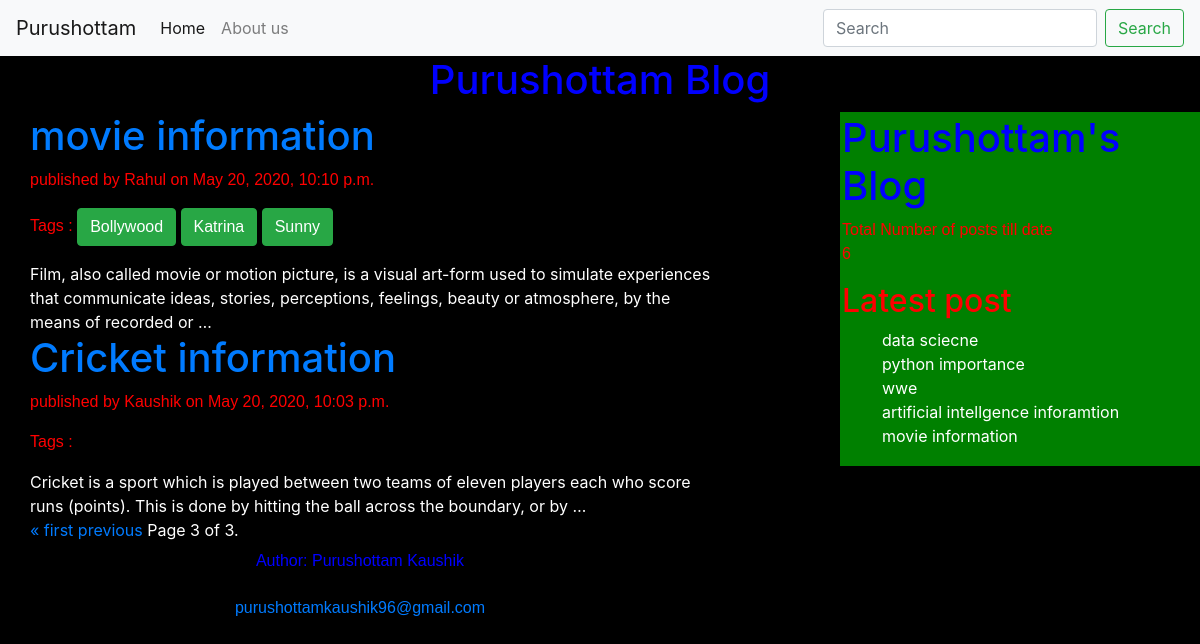
/?page=3, run on the app's committed database.
### blog/models.py (models this page shows, shortened)
class Post(models.Model):
    status_choices = (('draft', 'DRAFT'), ('published', 'PUBLISHED'))
    title = models.CharField(max_length=100)
    slug = models.SlugField(max_length=264, unique_for_date='publish')
    author = models.ForeignKey(User, related_name='blog_posts', on_delete=models.CASCADE)
    body = models.TextField()
    publish = models.DateTimeField(default=timezone.now)
    created = models.DateTimeField(auto_now_add=True)
    updated = models.DateTimeField(auto_now=True)
    status = models.CharField(max_length=10, choices=status_choices, default='draft')
    objects = CustomPost()
    tags = TaggableManager()
    class Meta:
        ordering = ('-publish',)
    def get_absolute_url(self):
        return reverse('post_detail', args=[
            self.publish.year,
            self.publish.strftime('%m'),
            self.publish.strftime('%d'),
            self.slug
        ])

### blog/views.py (the view)
# urls.py: url(r'^$', views.display_post),
def display_post(request, tag_slug=None):
    post = Post.objects.all()
    tag = None
    if tag_slug:
        tag = get_object_or_404(Tag, slug=tag_slug)
        post = post.filter(tags__in=[tag])
    paginator = Paginator(post, 2)
    page_number = request.GET.get('page')
    try:
        post = paginator.page(page_number)
    except PageNotAnInteger:
        post = paginator.page(1)
    except EmptyPage:
        post = paginator.page(paginator.num_pages)
    return render(request, 'blog/post_list.html', context={'post': post, 'tag': tag})

### blog/models.py (called while the page is built)
    def get_queryset(self):
        return super().get_queryset().filter(status='published')

### blog/templatetags/blog_tags.py (called while the page is built)
@register.simple_tag
def postcount():
    return Post.objects.count()

@register.inclusion_tag('blog/latestpost.html')
def latest_post(count):
    latest = Post.objects.order_by('-publish')[:count]
    return {'latestpost':latest}

### templates/blog/post_list.html (shortened to what this page needs)
<!DOCTYPE html>
<html lang="en">
{% extends 'blog/base.html' %}
        {%block content_block%}
            {%for post in post%}
                <h1><a href="{{post.get_absolute_url}}">{{post.title}}</a></h1>
                <p id="date">published by {{post.author | title}} on {{post.publish}}  </p>
                <p>
                    Tags : {%for tag in post.tags.all %}
                <a href="{% url 'post_list_by_tag_name' tag.slug%}" class="btn btn-success">{{tag.name}}</a>
                    {%endfor%}
                </p>
                {{post.body | truncatewords:30}} <br>
            {%endfor%}
        {%include 'blog/pagination.html' with page=post%}
        {% endblock %}

### templates/blog/latestpost.html
<ul>
    {%for post in latestpost%}
    <a href="{{post.get_absolute_url}}">{{post.title}}</a>
    <br>
    {%endfor%}
</ul>

### static/css/blog.css (style rules this page uses)
body { background : black; }
h1 { color :blue; }
p { font-family : Arial; text-align : justified; color : red; width : 60%; }
.sidebar ul a { color : white; }

### data on the page
Post: title "movie information", author "Rahul", publish "May 20, 2020, 10:10 p.m.", body "Film, also called movie or motion picture, is a visual art-form used to simulate experiences that communicate ideas, stories, perceptions, feelings, beauty or atmosphere, by the means of recorded or …"
Tag: name "Bollywood"
Tag: name "Katrina"
Tag: name "Sunny"
Post: title "Cricket information", author "Kaushik", publish "May 20, 2020, 10:03 p.m.", body "Cricket is a sport which is played between two teams of eleven players each who score runs (points). This is done by hitting the ball across the boundary, or by …"
Post: title "data sciecne"
Post: title "python importance"
Post: title "wwe"
Post: title "artificial intellgence inforamtion"

### other printed values
{{ page.number }} "3"
{{ page.paginator.num_pages }} "3"
